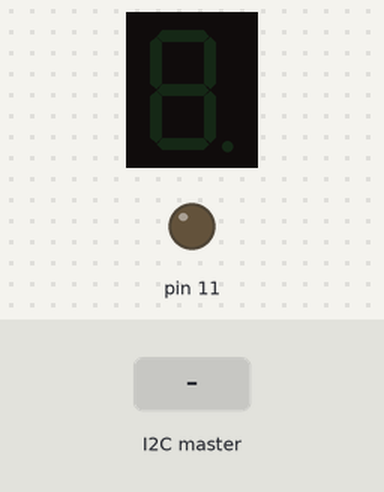
A sketch run on a simulated Arduino Uno, built with avr-gcc and run on an emulated ATmega328P. On the bench: 1-digit seven-segment display, output pins drawn as LEDs (lit = HIGH). Wiring (inferred from the names in the program): 1-digit 7-segment display, segments lit when HIGH: segments pin 16, pin 15, pin 14, pin 4, pin 3, pin 2, pin 1. The inputs (shaded band) are chosen by the test bench. The segment pins are drawn as the display they are named for; pins used as bus, display or sensor lines are not drawn.

Above: at 1.2 s.
1.3 s: the I2C master sends the byte 1
At 1.6 s:
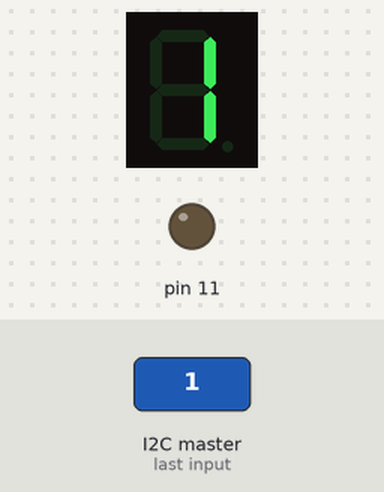
2.8 s: the I2C master sends the byte 0
At 3.9 s:
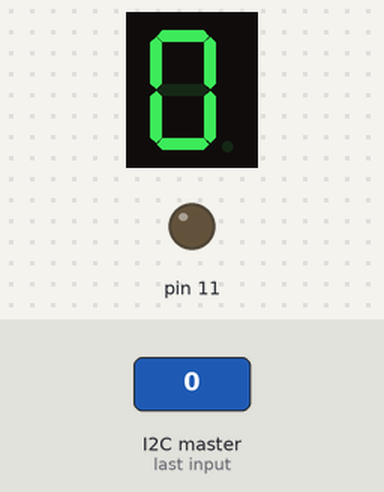
4.3 s: the I2C master sends the byte 2
At 5.1 s:
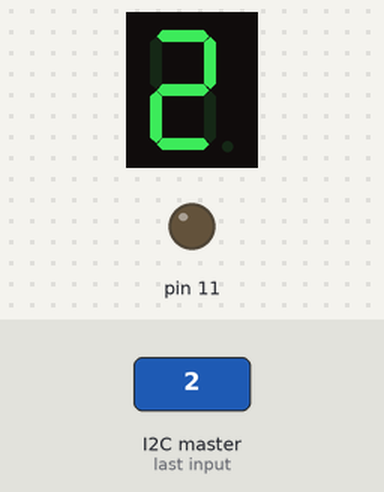
5.8 s: the I2C master sends the byte 90
At 6.2 s:
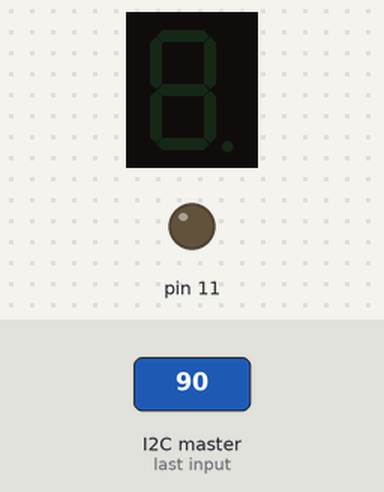
Timing chart, 0 to 8.3 s (numbered marks = the images above; inputs shaded):
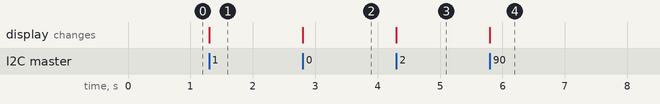

Measured:
- after the input at 1.3 s, the display: changes at once (image 1)
- after the input at 2.8 s, the display: changes at once (image 2)
- after the input at 4.3 s, the display: changes at once (image 3)
- after the input at 5.8 s, the display: changes at once (image 4)

The sketch:

timer_slave.ino
```cpp
#include <Wire.h>
const uint8_t segPins[7] = {16, 15, 14, 4, 3, 2, 1};
// Mapping for common cathode display (High = ON)
// Index 0-9 = Numbers, 10-15 = A-F
volatile bool indicatorLED = false;

const byte hexToSegments[] = {
  0b00111111, // 0
  0b00000110, // 1
  0b01011011, // 2
  0b01001111, // 3
  0b01100110, // 4
  0b01101101, // 5
  0b01111101, // 6
  0b00000111, // 7
  0b01111111, // 8
  0b01101111, // 9
  0b01110111, // A (10)
  0b01111100, // b (11) - usually lowercase so it doesn't look like '8'
  0b00111001, // C (12)
  0b01011110, // d (13) - usually lowercase so it doesn't look like '0'
  0b01111001, // E (14)
  0b01110001  // F (15)
};

void setup() {
  Wire.begin();
  Wire.onReceive(receiveEvent);
  // 7-segment pins as outputs
  for (uint8_t i = 0; i < 7; i++) {
    pinMode(segPins[i], OUTPUT);
  }
  pinMode(7, INPUT_PULLUP);
  pinMode(11, OUTPUT);
  attachInterrupt(7, indicatorLight, FALLING);
  digitalWrite(11, indicatorLED);
}

void indicatorLight() {
  indicatorLED = !indicatorLED;
  digitalWrite(11, indicatorLED);
}

// function that executes whenever data is received from master
// this function is registered as an event, see setup()
void receiveEvent(int howMany)
{
  int inputNumber =  Wire.read();
  while(Wire.available()) // loop through all but the last
  {
    //clear the buffer, I never expect us to actually get here
    Wire.read();
  }
  uint8_t pattern = hexToSegments[inputNumber];
  for (uint8_t i = 0; i < 7; i++) {
    digitalWrite(segPins[i], bitRead(pattern, i));
  }

          // print the integer
}

void loop()
{

}
```
